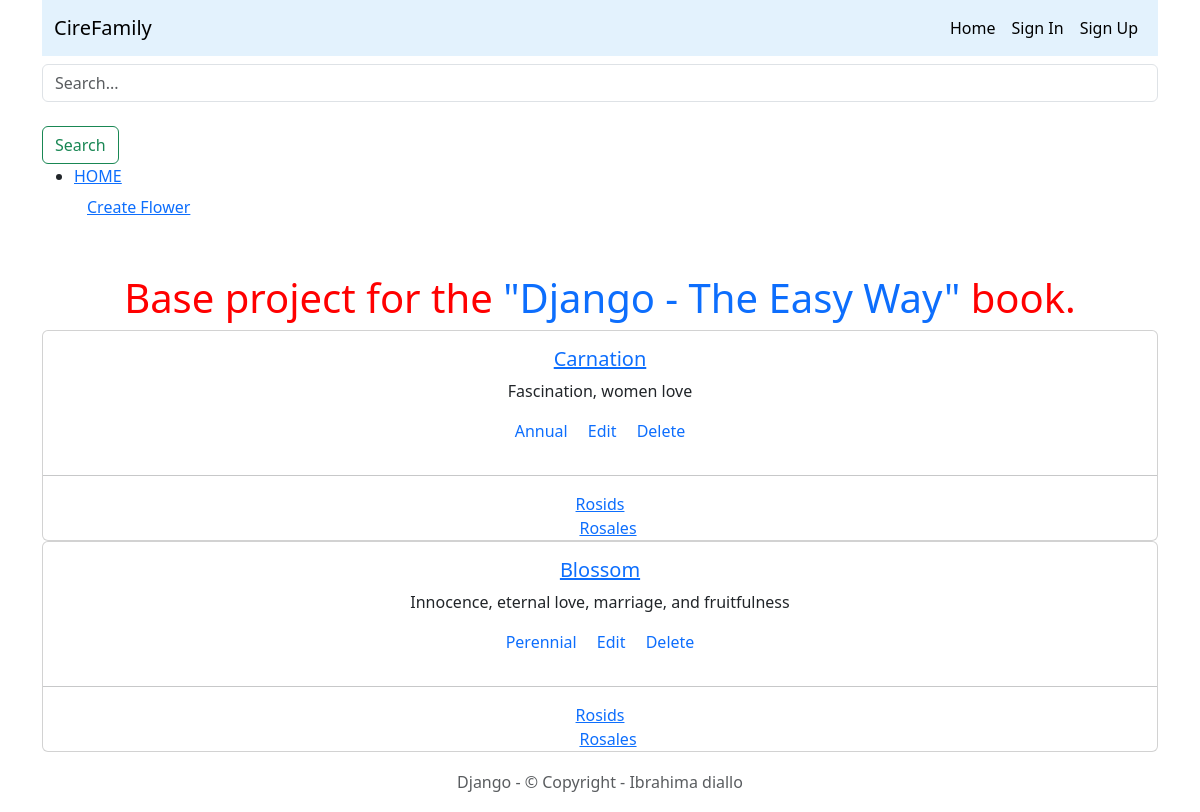
The app's page /tags/rosids/ with its own data.
### myapp/models.py (models this page shows, shortened)
class Flower(models.Model):
    title = models.CharField(max_length=255, default='')
    description = models.TextField(default='')
    category = models.ForeignKey(Category, null=True, on_delete=models.PROTECT)
    tags = models.ManyToManyField(Tag)
    slug= models.SlugField(blank=True, default='')

class Category(models.Model):
    title = models.CharField(max_length=255, default='')
    def __str__(self):
        return self.title

class Tag(models.Model):
    title = models.CharField(max_length=255, default='')
    slug = models.SlugField(blank=True, default='')
    def __str__(self):
        return self.title

### myapp/views.py (the view)
# urls.py: path('tags/<slug:slug>/', myapp_views.tags, name='tags'),
def tags(request, slug=None):
    flowers = Flower.objects.filter(tags__slug=slug)
    return render(request, 'index.html', {'flowers':flowers})

### myapp/templates/index.html (shortened to what this page needs)
{% extends 'base.html' %} {% block content %}
<div class="text-center mt-5">
  <h1>
    Base project for the
    <a
      class="link-underline link-underline-opacity-0"
      href="https://www.docdroid.net/mI2OWP2/django-the-easy-way-2nd-edition-by-samuli-natri-pdf"
      target="_blank"
    >
      "Django - The Easy Way"
    </a>
    book.
  </h1>
  <div class="card-columns">
    {% for flower in flowers %}
    <div class="card">
      <div class="card-body">
        <h5 class="card-title">
          <a href="{% url 'detail' flower.slug %}">{{ flower.title }}</a>
        </h5>
        <p class="card-text">{{flower.description|truncatechars:100}}</p>
        <a href="#" class="card-link text-decoration-none"
          >{{flower.category}}</a
        >
        <a
          href="{% url 'edit' pk=flower.pk %}"
          class="text-decoration-none card-link"
          >Edit</a
        >
        <a
          href="{% url 'delete' pk=flower.pk %}"
          class="text-decoration-none card-link"
          >Delete</a
        >
      </div>
      <hr />
      {% for tag in flower.tags.all %}
      <a href="{% url 'tags' tag.slug %}" class="card-link">{{ tag }}</a>
      {% endfor %}
    </div>
    {% endfor %}
  </div>
  {% endblock %}

### base/static/base/css/site.css (style rules this page uses)
h1 { color: red; }

### records on screen
Flower: title "Carnation", description "Fascination, women love", category "Annual"
Tag: title "Rosids"
Tag: title "Rosales"
Flower: title "Blossom", description "Innocence, eternal love, marriage, and fruitfulness", category "Perennial"
